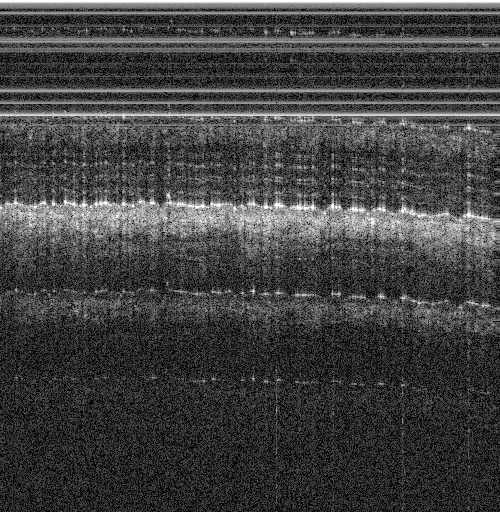
//> input picture test/test.jpg, 500 x 512 px
$ ./detect_lines   (built with g++ and OpenCV 4)
//> lines starting //> are read from the running program, lines starting //| are printed output that depends on the picture; after the words box and inside, x2 and y2 are one past the last pixel; in counts of white or black regions, pixels touching at a corner belong together
#include <algorithm>
#include <filesystem>
#include <iostream>
#include <numeric>
#include <opencv2/opencv.hpp>
#include <vector>

std::vector<cv::Point> get_max_coor(const cv::Mat &img) {
    std::vector<cv::Point> ret_coords;
    int height = img.rows;
    int width = img.cols;

    for (int x = 0; x < width; ++x) {
        cv::Mat intensity = img.col(x);
        double minVal, maxVal;
        cv::Point minLoc, maxLoc;
        cv::minMaxLoc(intensity, &minVal, &maxVal, &minLoc, &maxLoc);
        int detected_y = maxLoc.y;
        ret_coords.emplace_back(x, detected_y);
    }
    return ret_coords;
}

void draw_line(cv::Mat &image, const std::vector<cv::Point> &ret_coord) {
    for (size_t i = 0; i < ret_coord.size() - 1; ++i) {
        cv::Point pt1 = ret_coord[i];
        cv::Point pt2 = ret_coord[i + 1];
        cv::line(image, pt1, pt2, cv::Scalar(255, 0, 0), 2);
    }
}

std::vector<cv::Point> detect_lines(const std::string &image_path,
                                    const std::string &save_dir) {
//> called with image_path = "test.jpg", save_dir = "result"
    cv::Mat img_raw = cv::imread(image_path, cv::IMREAD_GRAYSCALE);
//> img_raw is the input picture: 512 rows x 500 cols, CV_8UC1; min 0, max 255, mean 65.9
    if (img_raw.empty()) {
        std::cerr << "Error: Could not load image." << std::endl;
        return {};
    }

    std::filesystem::path img_path(image_path);
    std::string base_name = img_path.stem().string();
    std::filesystem::path base_path =
        std::filesystem::path(save_dir) / base_name;

    cv::imwrite(base_path.string() + "_raw.jpg", img_raw);

    cv::Mat denoised_image;
    cv::medianBlur(img_raw, denoised_image, 5);
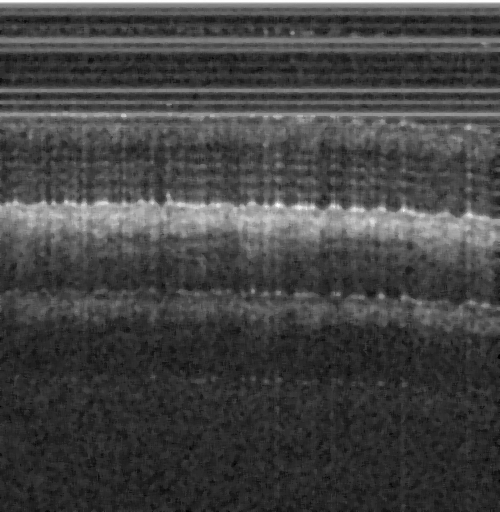
//> denoised_image: 512 rows x 500 cols, CV_8UC1; min 0, max 255, mean 67.9

    cv::Mat img = denoised_image.clone();
    img.convertTo(img, CV_64F);

    cv::Mat row_means;
    cv::reduce(img, row_means, 1, cv::REDUCE_AVG);
//> row_means = 512 values, max 254.5 at index 0, min 35.59 at index 70, mean 67.87
    cv::Mat mean_mat;
    cv::repeat(row_means, 1, img.cols, mean_mat);
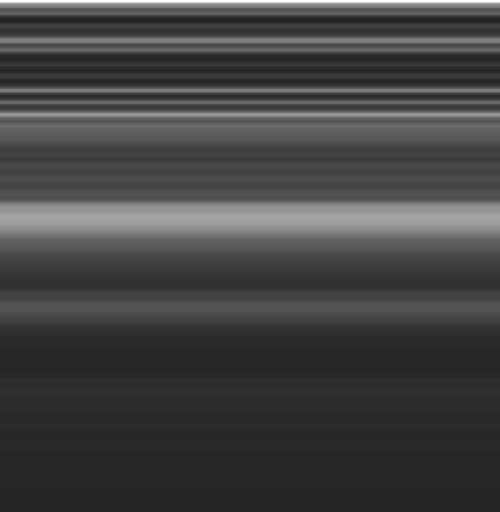
//> mean_mat: 512 rows x 500 cols, CV_64FC1; min 35.59, max 254.5, mean 67.9
    img -= mean_mat;
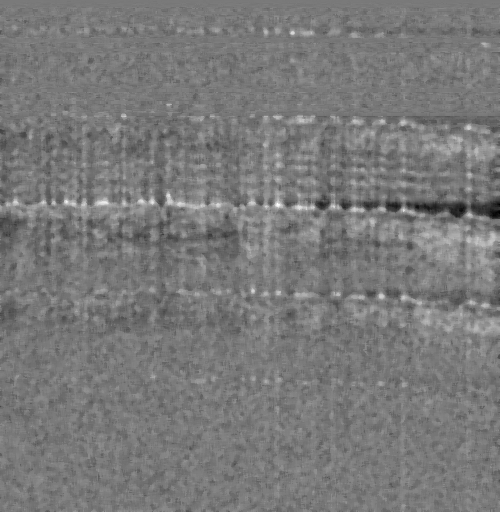
//> img: 512 rows x 500 cols, CV_64FC1; min -108.8, max 119.2, mean 0; drawn with min black and max white

    cv::Mat sobely;
    cv::Sobel(img, sobely, CV_64F, 0, 1, 9);
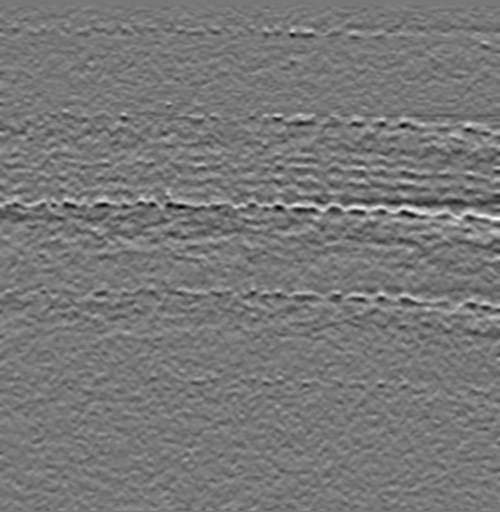
//> sobely: 512 rows x 500 cols, CV_64FC1; min -657997.5, max 735135.6, mean -0.1; drawn with min black and max white
    img = sobely;

    std::vector<cv::Point> ret_coords = get_max_coor(img);
//> the loop in get_max_coor, `for (int x = 0; x < width; ++x)` made 500 passes
//> (minVal, maxVal, minLoc, maxLoc, detected_y) on passes 1 to 3: (-267426.1, 403856.1, Point(0, 129), Point(0, 205), 205), (-263191.1, 384374.1, Point(0, 129), Point(0, 205), 205), (-249265.8, 327992.1, Point(0, 217), Point(0, 205), 205)
//> after the loop in get_max_coor, `for (int x = 0; x < width; ++x)`: ret_coords = 500 Points (x, y), first 12: [0, 205], [1, 205], [2, 205], [3, 204], [4, 203], [5, 202], [6, 202], [7, 202], [8, 202], [9, 202], [10, 202], [11, 201]

    std::vector<double> observations;
    for (const auto &pt : ret_coords) {
        observations.push_back(pt.y);
    }
//> this loop made 500 passes
//> after the loop, observations = 500 values, max 393 at index 135, min 30 at index 291, mean 201.2

    size_t obs_length = observations.size();
//> obs_length = 500
    int window = std::max(1, static_cast<int>(obs_length / 20));
//> window = 25

    for (size_t i = 0; i < obs_length; ++i) {
        int start = std::max(0, static_cast<int>(i) - window);
        int end = std::min(obs_length, i + window + 1);
        std::vector<double> window_vals(observations.begin() + start,
                                        observations.begin() + end);

        double mu =
            std::accumulate(window_vals.begin(), window_vals.end(), 0.0) /
            window_vals.size();

        double accum = 0.0;
        for (double val : window_vals) {
            accum += (val - mu) * (val - mu);
        }
        double sigma = std::sqrt(accum / window_vals.size());

        std::vector<double> sorted_vals = window_vals;
        std::nth_element(sorted_vals.begin(),
                         sorted_vals.begin() + sorted_vals.size() / 2,
                         sorted_vals.end());
        double med = sorted_vals[sorted_vals.size() / 2];

        double z = (sigma != 0.0) ? (observations[i] - mu) / sigma
                                  : observations[i] - mu;

        if (z > 0.5) {
            observations[i] = med;
        }
    }
//> this loop made 500 passes
//> (start, mu, accum, sigma, med, z) on passes 1 to 3: (0, 193.7, 8987.1, 18.59, 202, 0.606), (0, 194, 9032, 18.29, 202, 0.601), (0, 194.3, 9093.7, 18.02, 202, 0.595)

    double x_k = observations[0];
    double P_k = 1.0;
    double Q = 0.01;
    double R = 5.0;
    std::vector<double> x_k_estimates;

    for (double z_k : observations) {
        double x_k_pred = x_k;
        double P_k_pred = P_k + Q;
        double K_k = P_k_pred / (P_k_pred + R);
        x_k = x_k_pred + K_k * (z_k - x_k_pred);
        P_k = (1 - K_k) * P_k_pred;
        x_k_estimates.push_back(x_k);
    }
//> this loop made 500 passes
//> z_k on passes 1 to 3: 202, 202, 202

    for (size_t i = 0; i < ret_coords.size(); ++i) {
        ret_coords[i].y = static_cast<int>(x_k_estimates[i]);
    }

    cv::Mat detected_image = img_raw.clone();
    draw_line(detected_image, ret_coords);
//> after the loop in draw_line, `for (size_t i = 0; i < ret_coord.size() - 1; ++i)`:
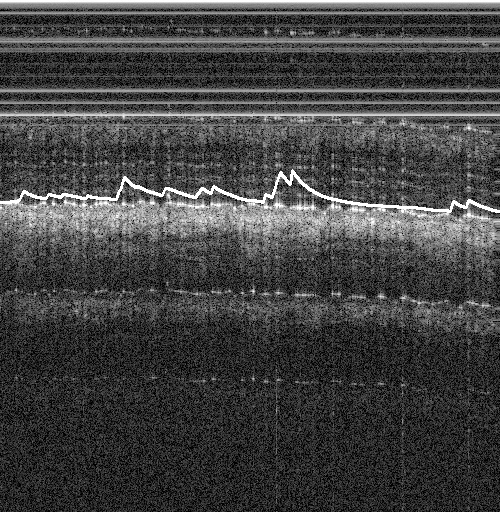
//> image: 512 rows x 500 cols, CV_8UC1; 0.78% of pixels changed, all inside (x1, y1, x2, y2) = (0, 169, 500, 213)
    cv::imwrite(base_path.string() + "_detected.jpg", detected_image);

    return ret_coords;
}

int main() {
    std::string image_path = "test.jpg";
    std::string save_dir = "result";

    std::vector<cv::Point> detected_coords = detect_lines(image_path, save_dir);

    for (const auto &pt : detected_coords) {
        std::cout << "(" << pt.x << ", " << pt.y << ")\n";
    }
//> this loop made 500 passes
//> pt on passes 1 to 3: Point(0, 202), Point(1, 202), Point(2, 202)
//| (0, 202)
//| (1, 202)
//| (2, 202)
//| (3, 202)
//| (4, 202)
//| (5, 202)
//| (6, 202)
//| (7, 202)
//> (output is shown up to pass 8 of 500)

    return 0;
}
